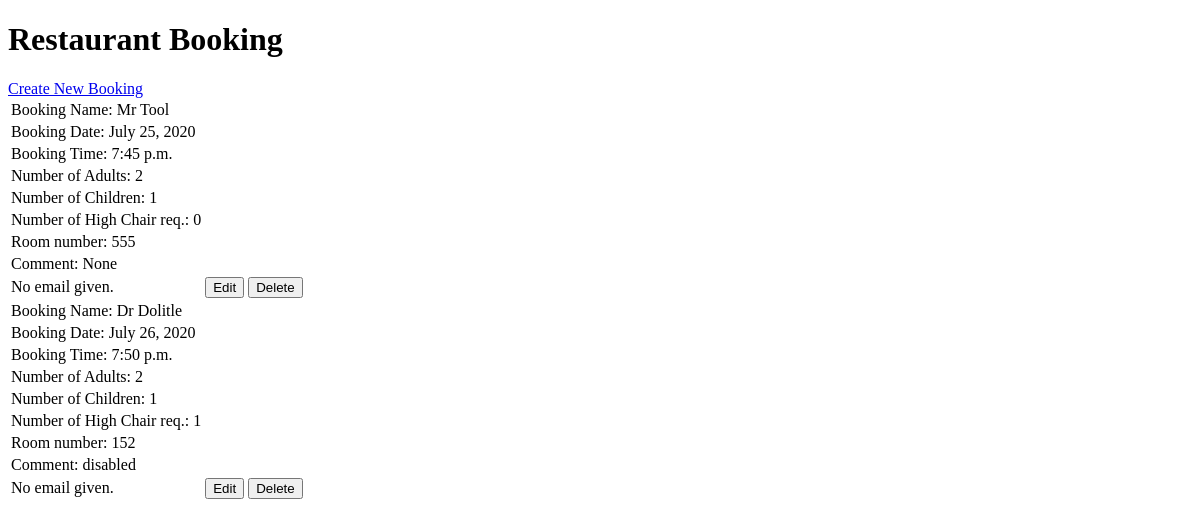
Before: / with the older database file.
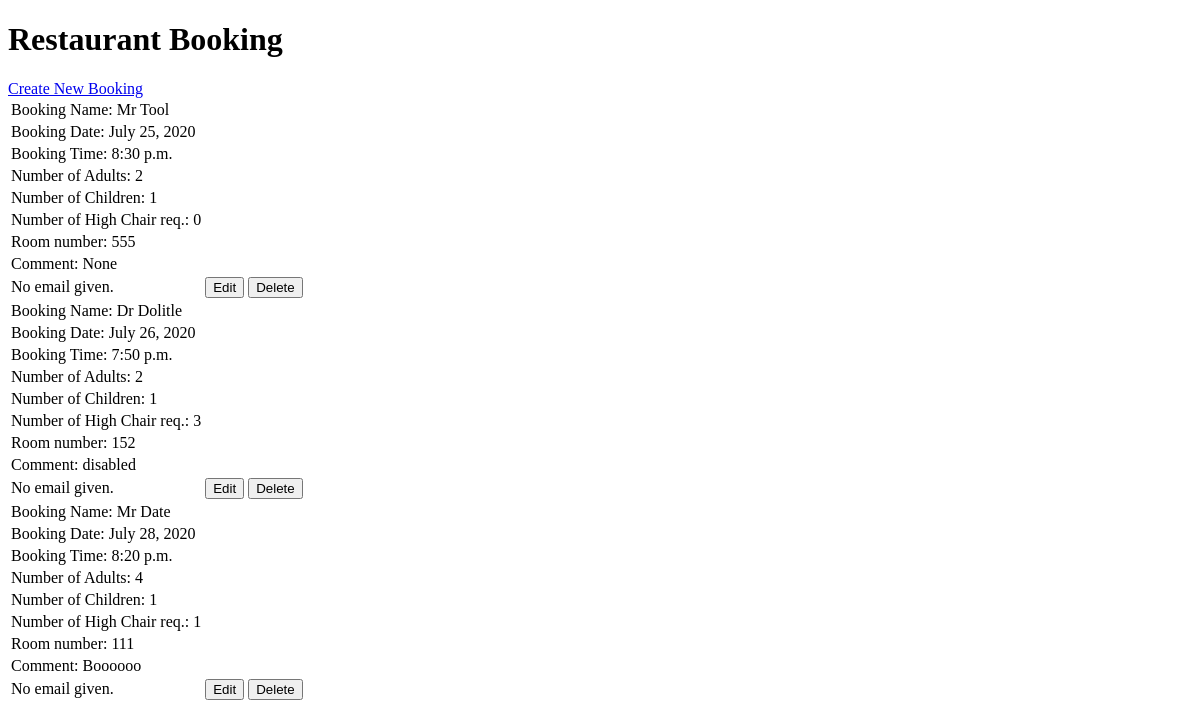
After: the same page with the newer database file.
### booking/models.py (models this page shows, shortened)
class bookingItem(models.Model):
    name = models.CharField(max_length=49, null=False, blank=False)
    time = models.TimeField(auto_now=False, auto_now_add=False,
                            null=False, blank=False)
    adultNum = models.DecimalField(max_digits=2, decimal_places=0,
                                   null=False, blank=False)
    date = models.DateField(auto_now=False, auto_now_add=False,
                            null=False, blank=False)
    childNum = models.DecimalField(max_digits=2, decimal_places=0,
                                   null=False, blank=False)
    highChair = models.DecimalField(max_digits=1, decimal_places=0,
                                    null=False, blank=False)
    roomNum = models.DecimalField(max_digits=3, decimal_places=0,
                                  null=False, blank=False)
    comment = models.CharField(max_length=199, null=False, blank=False)
    email = models. EmailField(max_length=254, null=False, blank=True)

### booking/views.py (the view)
# urls.py: path('', views.get_booking_list, kwargs=None, name='get_booking_list'),
def get_booking_list(request):
    BookingItems = bookingItem.objects.all()
    context = {
        'BookingItems': BookingItems
    }
    return render(request, 'booking/booking_list.html', context)

### booking/templates/booking/booking_list.html (shortened to what this page needs)
<!DOCTYPE html>
<html lang="en">
<head>
</head>
<body>
    <h1>Restaurant Booking</h1>
    <a href="/add_booking"> Create New Booking</a>
    <table>
       {% for item in BookingItems %}
          <tr>
             <td>Booking Name: {{ item.name }}</td>
          </tr>
          <tr>
            <td>Booking Date: {{ item.date }}</td>
          </tr>
          <tr>
            <td>Booking Time: {{ item.time }}</td>
          </tr>
          <tr>
           <td>Number of Adults: {{ item.adultNum }}</td>
          </tr>
          <tr>
           <td>Number of Children: {{ item.childNum }}</td>
          </tr>
          <tr>
           <td>Number of High Chair req.: {{ item.highChair }}</td>
          </tr>
          <tr>
           <td>Room number: {{ item.roomNum }}</td>
          </tr>
          <tr>
           <td>Comment: {{ item.comment }}</td>
          </tr>
          <tr>
           {% if item.email %}
           <td>Email: {{ item.email }}</td>
           {% else %}
           <td>No email given.</td>
           {% endif %}
           <td>
             <a href="/edit/{{ item.id }}">
                 <button>Edit</button>
             </a>
           </td>
           <td>
             <a href="/delete/{{ item.id }}">
                 <button>Delete</button>
             </a>
           </td>
          </tr>
       {% endfor %}
    </table>
</body>
</html>

Changed rows visible on the page:
changed bookingItem "Mr Tool": time "7:45 p.m." → "8:30 p.m."
changed bookingItem "Dr Dolitle": highChair "1" → "3"
added bookingItem: name "Mr Date", date "July 28, 2020", time "8:20 p.m.", adultNum "4", childNum "1", highChair "1", roomNum "111", comment "Boooooo", email "No email given."
